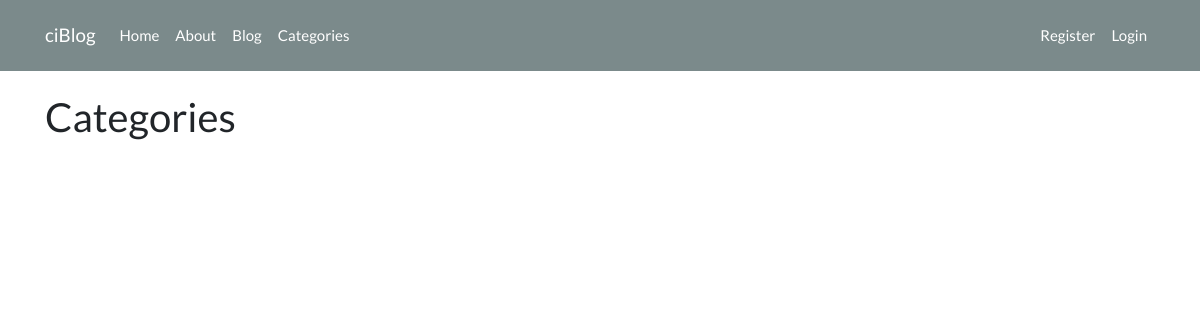
/categories/index, run on an earlier commit of the app's database.
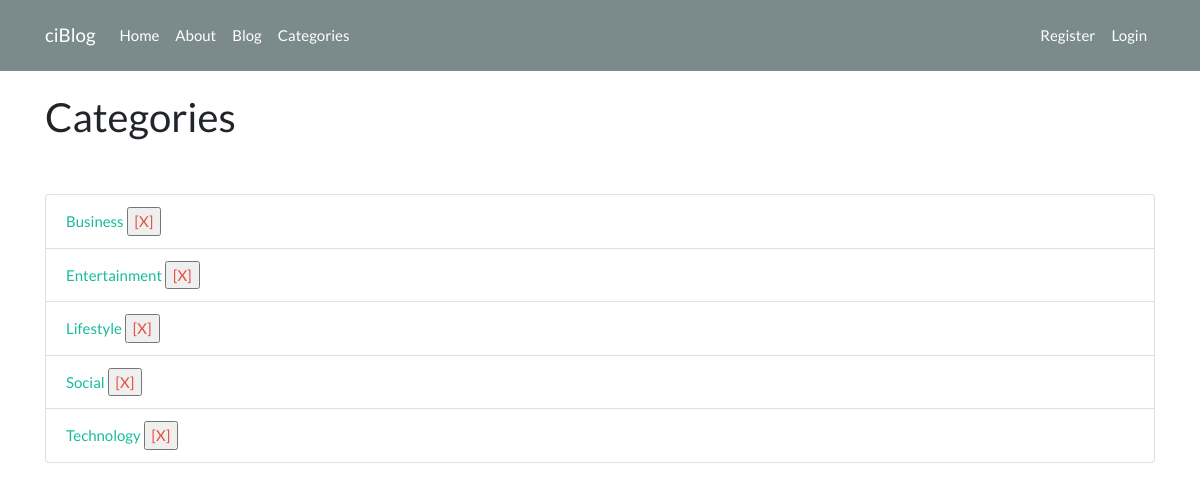
And on a later commit of the database.
### tables this page shows
CREATE TABLE `categories` (
  `id` int(11) NOT NULL,
  `name` varchar(255) NOT NULL,
  `created_at` timestamp NOT NULL DEFAULT CURRENT_TIMESTAMP
);

### application/controllers/Categories.php (called while the page is built, shortened)
<?php
class Categories extends CI_Controller {
	public function index() {
		$data['title'] = 'Categories';
		$data['categories'] = $this->category_model->get_categories();
		$this->load->view('templates/header');
		$this->load->view('categories/index', $data);
		$this->load->view('templates/footer');
	}
}

### index.php (called while the page is built, shortened)
<?php
require_once BASEPATH.'core/CodeIgniter.php';

### application/models/Category_model.php (called while the page is built, shortened)
<?php
class Category_model extends CI_Model {
	public function get_categories() {
		$this->db->order_by('name');
		$query = $this->db->get('categories');
		return $query->result_array();
	}
}

### application/views/categories/index.php (the view, shortened to what this page needs)
<h2><?php echo $title; ?>
</h2>
<br/><br/>
<ul class="list-group">
	<?php foreach($categories as $category): ?>
		<li class="list-group-item">
			<a href="<?php echo base_url('categories/posts/' . $category['id']); ?>"><?php echo $category['name']; ?></a>
			<?php if($this->session->userdata('user_id') == $category['user_id']): ?>
				<form class="cat-delete" action="delete/<?php echo $category['id']; ?>" method="post">
					<input type="submit" class="btn-link text-danger" value="[X]">
				</form>
			<?php endif; ?>
		</li>
	<?php endforeach; ?>
</ul>

### application/views/templates/header.php (shortened to what this page needs)
<!DOCTYPE html>
<html lang="en">
<head>
    <link rel="stylesheet" href="https://bootswatch.com/4/flatly/bootstrap.min.css">
    <link rel="stylesheet" href="<?php echo base_url('assets/css/style.css'); ?>">
</head>
<body>
	<nav class="navbar navbar-expand-lg navbar-dark bg-dark">
	  <div class="container">
	  	<a class="navbar-brand" href="<?php echo base_url() ?>">ciBlog</a>
		  <div class="collapse navbar-collapse" id="navbarColor02">
		    <ul class="navbar-nav mr-auto">
		      <li class="nav-item">
		        <a class="nav-link" href="<?php echo base_url() ?>">Home</a>
		      </li>
		      <li class="nav-item">
		        <a class="nav-link" href="<?php echo base_url('about') ?>">About</a>
		      </li>
		      <li class="nav-item">
		        <a class="nav-link" href="<?php echo base_url('posts/index') ?>">Blog</a>
		      </li>
		      <li class="nav-item">
		        <a class="nav-link" href="<?php echo base_url('categories/index') ?>">Categories</a>
		      </li>
		    </ul>
		    <form class="form-inline my-2 my-lg-0">
				<ul class="navbar-nav mr-auto">
					<?php if(!$this->session->userdata('logged_in')): ?>
						<li class="nav-item">
							<a class="nav-link" href="<?php echo base_url('users/register') ?>">Register</a>
						</li>
						<li class="nav-item">
							<a class="nav-link" href="<?php echo base_url('users/login') ?>">Login</a>
						</li>
					<?php endif; ?>
				</ul>
		    </form>
		  </div>
	  </div>
	</nav>
	<div class="container"><br/>

### application/views/templates/footer.php (shortened to what this page needs)
	</div>
</body>
</html>

### assets/css/style.css (style rules this page uses)
.cat-delete { display: inline; }

What changed in the data, as far as the page shows it:
added categories: name "Business"
added categories: name "Entertainment"
added categories: name "Lifestyle"
added categories: name "Social"
added categories: name "Technology"
